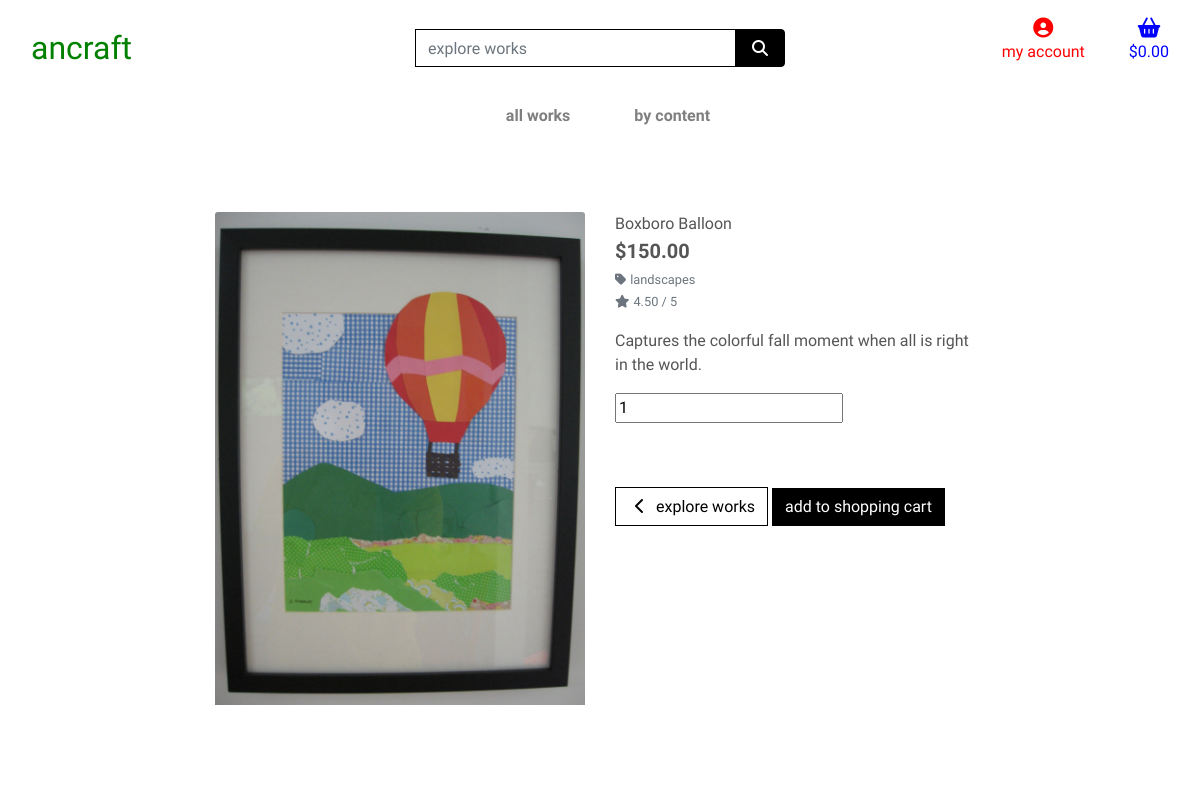
Page /works/1 on the committed database.
### works/models.py (models this page shows, shortened)
class Work(models.Model):
    class Meta:
        verbose_name_plural = 'Works'
    content = models.ForeignKey('Content', null=True, blank=True,
                                 on_delete=models.SET_NULL)
    name = models.CharField(max_length=254)
    description = models.TextField()
    price = models.DecimalField(max_digits=6, decimal_places=2)
    rating = models.DecimalField(max_digits=6, decimal_places=2, null=True,
                                 blank=True)
    image = models.ImageField(null=True, blank=True)

class Content(models.Model):
    class Meta:
        verbose_name_plural = 'Contents'
    name = models.CharField(max_length=254)

### works/views.py (the view)
# urls.py: path('<work_id>', views.work_item, name='work_item'),
def work_item(request, work_id):
    work = get_object_or_404(Work, pk=work_id)
    context = {
        'work': work,
    }
    return render(request, 'works/work_item.html', context)

### cart/contexts.py (called while the page is built, shortened)
def cart_sum(request):
    cart_items = []
    total = 0
    work_count = 0
    cart = request.session.get('cart', {})
    delivery = total * Decimal(settings.STANDARD_DELIVERY_PERCENTAGE / 100)
    grand_total = delivery + total
    context = {
        'cart_items': cart_items,
        'total': total,
        'work_count': work_count,
        'delivery': delivery,
        'grand_total': grand_total,
    }
    return context

### works/templates/works/work_item.html (shortened to what this page needs)
{% extends "base.html" %}
{% load static %}
{% block page_header %}
    <div class="container header-container">
    </div>
{% endblock %}
{% block content %}
    <div class="overlay"></div>
    <div class="container-fluid">
        <div class="row">
            <div class="col-12 col-md-6 col-lg-4 offset-lg-2">
                <div class="image-container my-5">
                    {% if work.image %}
                        <a href="{{ work.image.url }}" target="_blank">
                            <img class="card-img-top img-fluid" src="{{ work.image.url }}" alt="{{ work.name }}">
                        </a>
                        {% else %}
                        <a href="">
                            <img class="card-img-top img-fluid" src="{{ MEDIA_URL }}noimage.png" alt="{{ work.name }}">
                        </a>
                    {% endif %}
                </div>
            </div>
            <div class="col-12 col-md-6 col-lg-4">
                <div class="work-item-container mb-5 mt-md-5">
                    <p class="mb-0">{{ work.name }}</p>
                    <p class="lead mb-0 text-left font-weight-bold">${{ work.price }}</p>
                    {% if work.content %}
                    <p class="small mt-1 mb-0">
                        <a class="text-muted" href="{% url 'works' %}?content={{ work.content.name }}">
                            <i class="fas fa-tag mr-1"></i>{{ work.content.name }}
                        </a>
                    </p>
                    {% endif %}
                    {% if work.rating %}
                        <small class="text-muted"><i class="fas fa-star mr-1"></i>{{ work.rating }} / 5</small>
                    {% else %}
                        <small class="text-muted">No Rating</small>
                    {% endif %}
                    <p class="mt-3">{{ work.description }}</p>
                    <form class="form" action="{% url 'add_to_cart' work.id %}" method="POST">
                        <div class="form-row">
                            <div class="col-12">
                                <div class="form-group w-50">
                                    <div>
                                        <input type="number" name="quantity" value="1" data-item_id="{{ work.id }}" id="id_qty_{{ work.id }}">
                                    </div>
                                </div>
                            </div>
                            <div class="col-12">
                                <a href="{% url 'works' %}" class="btn btn-outline-black rounded-0 mt-5">
                                    <span class="icon">
                                        <i class="fas fa-chevron-left"></i>
                                    </span>
                                    <span class="text">explore works</span>
                                </a>
                                <input type="submit" class="btn btn-black rounded-0 text mt-5" value="add to shopping cart" data-item_id="{{ work.id }}" id="id_qty_{{ work.id }}">
                            </div>
                        </div>
                    </form>
                </div>
            </div>
        </div>
    </div>
{% endblock %}

### static/css/base.css (style rules this page uses)
html { height: 100%; }
body { color: #555; font-family: 'Balsamiq Sans', cursive; }
.icon { align-items: center; display: inline-flex; justify-content: center; height: 1.5rem; width: 1.5rem; }
.btn-black { background: black; color: white; }
.btn-outline-black { background: white; color: black !important; border: 1px solid black; }
.overlay { height: 100vh; width: 100%; top: 0; left: 0; position: fixed; background: white; z-index: -1; }
@media (min-width: 1200px) { .container { max-width: 80%; } }
@media (min-width: 992px) { .header-container { padding-top: 164px; } }

### rows in the picture
Work: image (picture), name "Boxboro Balloon", price "150.00", content.name "landscapes", rating "4.50", description "Captures the colorful fall moment when all is right in the world.", quantity "1"
